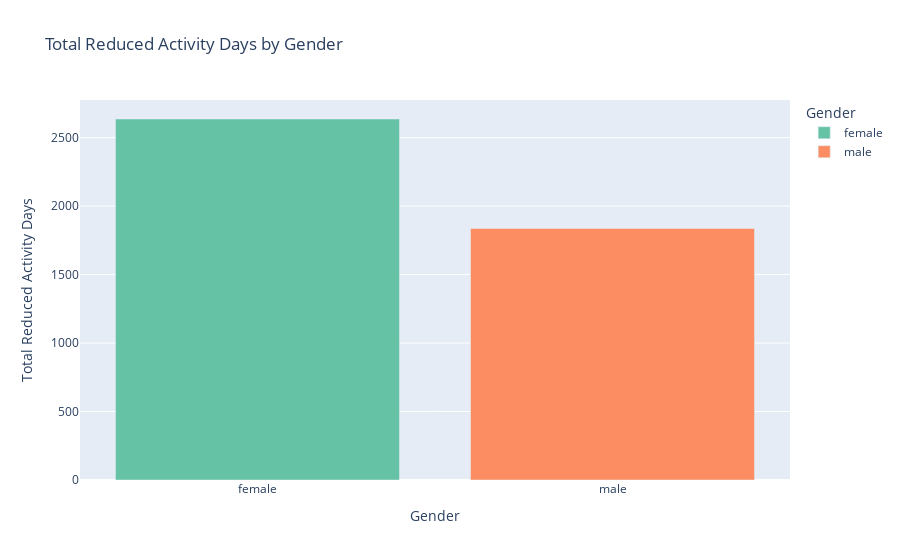

Notebook source saved alongside this figure:
### Code cell
# Number of Days of Reduced Activity by Gender (Male vs Female)
import plotly.express as px

# Grouping by gender to find total reduced activity days
reduced_activity_gender = df.groupby('gender')['reduced'].sum().reset_index()

# Bar plot to visualize reduced activity by gender
fig = px.bar(reduced_activity_gender, 
             x='gender', 
             y='reduced', 
             title="Total Reduced Activity Days by Gender",
             labels={'reduced': 'Total Reduced Activity Days', 'gender': 'Gender'},
             color='gender', 
             color_discrete_sequence=px.colors.qualitative.Set2)

fig.show()

### Figure 1 — Plotly figure (JSON) as saved in the notebook; plotly's stock layout.template omitted (floating-point values rounded to 4 significant figures)
{"data": [{"alignmentgroup": "True", "hovertemplate": "Gender=%{x}<br>Total Reduced Activity Days=%{y}<extra></extra>", "legendgroup": "female", "marker": {"color": "rgb(102,194,165)", "pattern": {"shape": ""}}, "name": "female", "offsetgroup": "female", "orientation": "v", "showlegend": true, "textposition": "auto", "type": "bar", "x": ["female"], "xaxis": "x", "y": [2636], "yaxis": "y"}, {"alignmentgroup": "True", "hovertemplate": "Gender=%{x}<br>Total Reduced Activity Days=%{y}<extra></extra>", "legendgroup": "male", "marker": {"color": "rgb(252,141,98)", "pattern": {"shape": ""}}, "name": "male", "offsetgroup": "male", "orientation": "v", "showlegend": true, "textposition": "auto", "type": "bar", "x": ["male"], "xaxis": "x", "y": [1837], "yaxis": "y"}], "layout": {"autosize": true, "barmode": "relative", "legend": {"title": {"text": "Gender"}, "tracegroupgap": 0}, "title": {"text": "Total Reduced Activity Days by Gender"}, "xaxis": {"anchor": "y", "autorange": true, "categoryarray": ["female", "male"], "categoryorder": "array", "domain": [0, 1], "range": [-0.5, 1.5], "title": {"text": "Gender"}, "type": "category"}, "yaxis": {"anchor": "x", "autorange": true, "domain": [0, 1], "range": [0, 2775.0], "title": {"text": "Total Reduced Activity Days"}, "type": "linear"}}}
